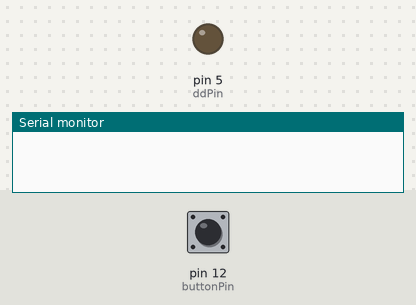
A sketch run on a simulated Arduino Uno, built with avr-gcc and run on an emulated ATmega328P. Parts: output pins drawn as LEDs (lit = HIGH), the last lines printed to the serial monitor. The test bench sets the inputs (shaded band); at power-on: pin 12 (buttonPin) HIGH.

Above: at 0.2 s.
At 4.4 s:
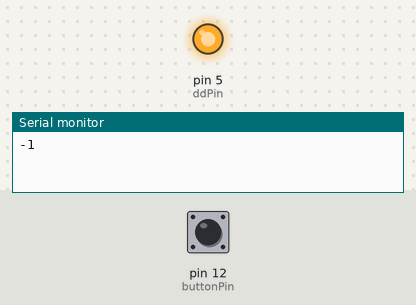
4.5 s: pin 12 (buttonPin) pulled LOW for 0.15 s
Timing chart, 0 to 7.5 s (numbered marks = the images above; inputs shaded):
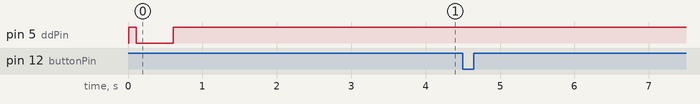

The sketch:

wheelEncoderTest.ino
```cpp
#include<SoftwareSerial.h>

const float PIE = 3.14159;

int inByte = 0;
int n = 0;              // simple counter for loop()
int rightEncoderDistance = 0;
int leftEncoderDistance = 0;
float turnAngle = 0.0;

float angleDegrees = 0;

byte encoderData[4];

// global scope
int rxPin = 9;
int txPin = 11;
int ddPin = 5;
int buttonPin = 12;           // hold operation until button is pressed

SoftwareSerial mySerial(rxPin, txPin);  // new port with 10rx and 11tx
                                  // this means pin 4 on roomba connects to pin 10 on arduino
                                  // pin 3 on roomba connects to pin 11 on arduino

/*****************************************************************
 * start the serial port to print to serial monitor
 * print opening message to serial monitor
 *
 * start mySerial at 19200 baud
 *
 * put roomba into passive mode opcode 128
 * put roomba into safe mode opcode 130 or 131, they seem to do the same thing
 */
void setup(){
  Serial.begin(9600);       // start serial port for monitor
  //Serial.println("hello dave");

  mySerial.begin(19200);       // start software serial for communicating with roomba
                                // use software serial because roomba's tx doesn't always
                                // carry enough voltage to meet arduino's requirements
  delay(10);              // set a short delay to allow the command to propegate

  pinMode (ddPin, OUTPUT);
  pinMode(buttonPin, INPUT_PULLUP);

  // *** wake up roomba
  //Serial.println("PUSH BUTTON TO WAKE UP ROOMBA");
  //waitForButton();
  //delay(2000);
  wakeUp(); // 2 second delay built into the wakeUp() function

  // ** set roomba mode
  mySerial.write(128);        // put roomba into passive mode
  delay(20);                  // clean light should come on

  mySerial.write(131);        // put roomba into safe mode
  delay(20);                  // clean light should go out
                              // roomba is now ready to receive commands through the din port
  Serial.println(mySerial.read());

  readyDance();               // jiggle to signal ready to go
  playBeep();                 // beep once to indicate waiting for button press
  waitForButton();            // wait for the button to be pushed

  //Serial.println("roomba initialized into safe mode, ready to go");

  //goForward();
  //driveWheels(150, 250);
  //delay(2000);
  //stopDrive();
  //Serial.println("after forward and stop");


  //driveWheels(250,150);
  //delay(2000);   // for 2 seconds
  //stopDrive();
  //delay(500);

  //driveWheels(150, 150);
  //delay(2000);

  //driveWheels(-250, -250);
  //delay(2000);
  //Serial.println("after reverse");

  //goForward();
  //delay(2000);

  //Serial.println("shutting down, (off mode, opcode 173).");
  //mySerial.write(173);        // change to off mode.
   float tempAngle = getAngle();      // zero out sensor packet 20, "angle since last request"
} // end setup

void loop(){
  if(n < 1)
    Serial.println("base line, should be all zeros");


  float tempAngle = getAngle();

  //testEncoder(90);
  waitForButton();
  driveWheels(100, -100);

  turnCW(180);
  stopDrive();            // stop and wait

  //getAngle();

  //Serial.print("turn angle ");
  //Serial.println(turnAngle);

  //waitForButton();
  //testWheelDrop();
  n++;                  // count time through loop()
} // end loop

// ************** my functions *****************
void turnCW(int limit){
  float totalRotation = 0.0;
  float temp = getAngle();             // make sure angle sensor is zeroed out

  while(totalRotation <= limit){
    delay(15);
    Serial.print("total rotation since last update: ");
    Serial.println(totalRotation);
    totalRotation += getAngle();
  }
} // end turnCW

float getAngle(void){

  int i = 0;
  float rotation = 0.0;


  mySerial.write(142);
  mySerial.write(20);
  //delay(10);

// 2 bytes, angle high byte, angle low byte
  while(mySerial.available()){
    encoderData[i] = mySerial.read();   // encoder data is declared as and array of bytes
    //Serial.println("angle data read");
    i++;
  } // end while
/*
  for(int j = 0; j < i; j++){
    Serial.print("data byte # ");
    Serial.print(j);
    Serial.print("  ");
    Serial.println(encoderData[j]);
  }  // end for
*/

  //angleDegrees = (int)(encoderData[0] << 8)|(int)(encoderData[1]&0xFF);
  // word() converts a value to the word data type, it takes two arguments high byte and low byte
  // i'm casting word to int because word is unsigned and i need signed
  // still not sure why i'm casting encoderData as int
  rotation = (int)word((int)encoderData[0], (int)encoderData[1]);
  rotation /= 0.324056;
  //Serial.print("degrees turned = ");
  //Serial.println(angleDegrees);

   i = 0;
   return rotation;
} // end get Angle

void getInfo(void){
  if (mySerial.available())   //First order of business: listen to Roomba
    Serial.println(mySerial.read());   //writes to USB input from soft serial if connected to laptop serial monitor

} // end getInfo

void testEncoder(int turn){

  int i = 0;

// send request for 2 sensor packets
// 43 = left wheel encoder (highbyte, lowbyte)
// 44 = right whee encoder (highbyte, lowbyte)
  mySerial.write(149);
  mySerial.write(2);
  mySerial.write(43);
  mySerial.write(44);
  delay(100);
//getInfo();

// clear old sensor data

  for(int i = 0; i < 4; i++){
    encoderData[i] = 0;
  } // end for clear old sensor data

// read the 2 bytes for right and 2 bytes for left wheel encoude counts
  while(mySerial.available()){
    encoderData[i] = mySerial.read();
    Serial.println("data read");
    i++;
  } // end while

  for(int j = 0; j < i; j++){
    Serial.println(encoderData[j]);
  }
  // word() return unsigned int so it is necessary to cast it as an (int)
  rightEncoderDistance = (int)word((int)encoderData[2], (int)encoderData[3])&0xFF;
  leftEncoderDistance = (int)word((int)encoderData[0], (int)encoderData[1])&0xFF;

  //rightEncoderDistance = (int)(encoderData[2] << 8)|(int)(encoderData[3]&0xFF);
  //leftEncoderDistance = (int)(encoderData[0] << 8)|(int)(encoderData[1]&0xFF);

  //rightEncoderDistance = (int)(encoderData[2] << 8)|(int)(encoderData[3]);
  //leftEncoderDistance = (int)(encoderData[0] << 8)|(int)(encoderData[1]);

  Serial.print("right encoder = ");
  Serial.println(rightEncoderDistance);

  Serial.print("left encoder = ");
  Serial.println(leftEncoderDistance);

  float rightDistance = rightEncoderDistance * 72 / 508.8 * PIE;
  float leftDistance = leftEncoderDistance * 72 / 508.8 * PIE;

  Serial.print("right distance = ");
  Serial.println(rightDistance);

  Serial.print("left distance = ");
  Serial.println(leftDistance);

   float radians=((rightDistance)-(leftDistance))/235;
   //float radians=((rightEncoderDistance*72*3.14/508.8)-(leftEncoderDistance*72*3.14/508.8))/235;
   float angle = radians * 180 / PIE;
   i = 0;
   Serial.print("turn angle ");
   Serial.println(angle);
} // end testEncoder

void testWheelDrop(void){

  mySerial.write(142);
  mySerial.write(9);
  delay(250);
  Serial.println(mySerial.read());
  if(mySerial.available()){
    inByte = mySerial.read();
    Serial.println(inByte);
  } // end if
} // end testWheelDrop

/************************************************
 * beep to indicate roomba is waiting for a button press
 */
 void playBeep(void){

   mySerial.write("\x8c\x01\x04\x42\x20\x3e\x20\x42\x20\x3e\x20"); // [140] [1] [4] [68] [32]
   mySerial.write("\x8d\x01"); // [141] [1] play it (in slot 1)

 // byte song3[5]={140, 3, 1, 64, 16};
  //byte playSong3[2]={141, 3};
  //mySerial.write(song3, 5);
  //mySerial.write(playSong3, 2);
/*
  mySerial.write(140);
  mySerial.write(3);
  mySerial.write(1);
  mySerial.write(64);
  mySerial.write(16);

  mySerial.write(141);
  mySerial.write(3);
*/

 } // end playBeed

/**********************************************
 * do a little dance to signal that roomba is in safe mode
 * and is ready to start reciving and transmitting
 **********************************************/
 void readyDance(void){
  driveWheels(50, -50);
  delay(250);
  driveWheels(-50, 50);
  delay(500);
  driveWheels(50, -50);
  delay(250);
  stopDrive();
 } // end readyDance()

/********************************************
 * wait for button push to continue
 ********************************************/
void waitForButton(void){
  while(digitalRead(buttonPin)==HIGH){
    //Serial.print("button state: ");
    //Serial.println(digitalRead(buttonPin));
    //Serial.println("push button to proceed");
  } // end while button pin
} // end of waitForButton()

/*******************************************
 * wake up roomba by pulsing dd pin 5 high low high
 ********************************************/
void stopDrive(void){
  mySerial.write(byte(137));
  mySerial.write(byte(0));
  mySerial.write(byte(0));
  mySerial.write(byte(0));
  mySerial.write(byte(0));
} // end stopdrive()

/***********************************************
 * direct drive wheel motors
 * 4 bytes are
 * right velocity high byte
 * right velocity low byte
 * left velocity high byte
 * left velocitn low byte
 *
 * constrain is used to ensure that the parameter values are within
 * range for driving roomba's wheels
 */
void driveWheels(int right, int left)
{
  constrain(right, -500, 500);
  constrain(left, -500, 500);

  //Serial.println("in driveWheels");

  mySerial.write(145);
  mySerial.write(right >> 8);
  mySerial.write(right);
  mySerial.write(left >> 8);
  mySerial.write(left);
 } // end drive wheels

 /* goForward sends the opcode 137 drive
  *  the 4 bytes are
  *  velocity high byte, low byte
  *  radius high byte, low byte
  *  this op code doesn't drive the wheel motors directly
  */
 void goForward(void)
 {
  //Serial.println("in goForward");
    mySerial.write(byte(137));
    mySerial.write(byte(0));
    mySerial.write(byte(100));
    mySerial.write(byte(0x80));
    mySerial.write(byte (0));    // go forward
 } // end goForward

 void wakeUp (void)
{
  //setWarningLED(ON);
  //Serial.println("wake up, wake up.");
  digitalWrite(ddPin, HIGH);
  delay(100);
  digitalWrite(ddPin, LOW);
  delay(500);
  digitalWrite(ddPin, HIGH);
  delay(2000);
}
```
